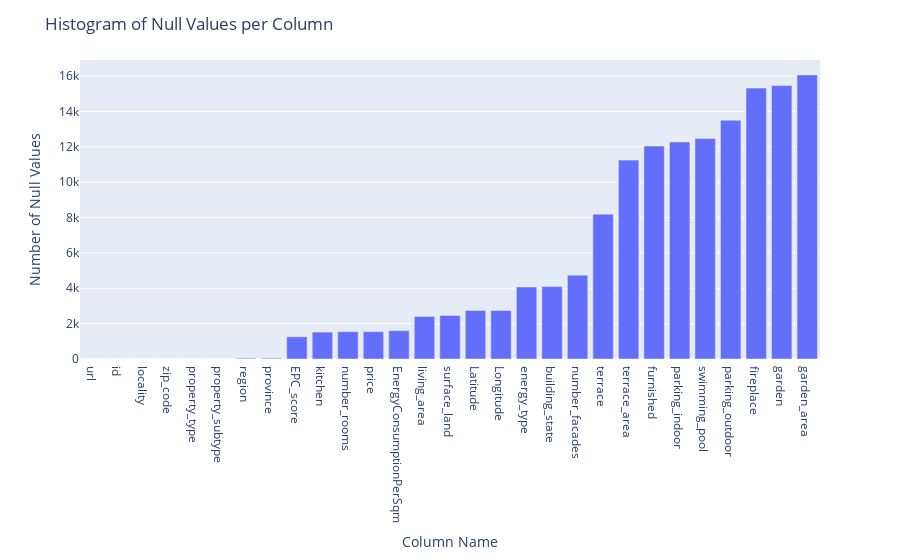

Source (notebook cell):
### Code cell
# Calculate the total number of missing values per column
missing_values = df.isnull().sum().sort_values()

# Calculate the total number of entries (rows) in the DataFrame
total_entries = len(df)

# Calculate the proportion of missing values per column
proportion_missing = (missing_values / total_entries) * 100

# Print the proportion of missing values per column
print("Proportion of missing values per column:")
print(proportion_missing)

# Create a histogram using Plotly Express
fig = px.bar(missing_values, x=missing_values.index, y=missing_values.values)
fig.update_layout(
    title='Histogram of Null Values per Column',
    xaxis_title='Column Name',
    yaxis_title='Number of Null Values'
)
fig.show()

### Figure 1 — Plotly figure (JSON) as saved in the notebook; plotly's stock layout.template omitted (floating-point values rounded to 4 significant figures)
{"data": [{"alignmentgroup": "True", "hovertemplate": "index=%{x}<br>y=%{y}<extra></extra>", "legendgroup": "", "marker": {"color": "#636efa", "pattern": {"shape": ""}}, "name": "", "offsetgroup": "", "orientation": "v", "showlegend": false, "textposition": "auto", "type": "bar", "x": ["url", "id", "locality", "zip_code", "property_type", "property_subtype", "region", "province", "EPC_score", "kitchen", "number_rooms", "price", "EnergyConsumptionPerSqm", "living_area", "surface_land", "Latitude", "Longitude", "energy_type", "building_state", "number_facades", "terrace", "terrace_area", "furnished", "parking_indoor", "swimming_pool", "parking_outdoor", "fireplace", "garden", "garden_area"], "xaxis": "x", "y": [0, 0, 0, 0, 0, 0, 42, 42, 1255, 1520, 1545, 1545, 1605, 2408, 2463, 2745, 2745, 4072, 4094, 4741, 8194, 11249, 12045, 12277, 12473, 13509, 15323, 15464, 16066], "yaxis": "y"}], "layout": {"barmode": "relative", "legend": {"tracegroupgap": 0}, "margin": {"t": 60}, "title": {"text": "Histogram of Null Values per Column"}, "xaxis": {"anchor": "y", "domain": [0, 1], "title": {"text": "Column Name"}}, "yaxis": {"anchor": "x", "domain": [0, 1], "title": {"text": "Number of Null Values"}}}}
